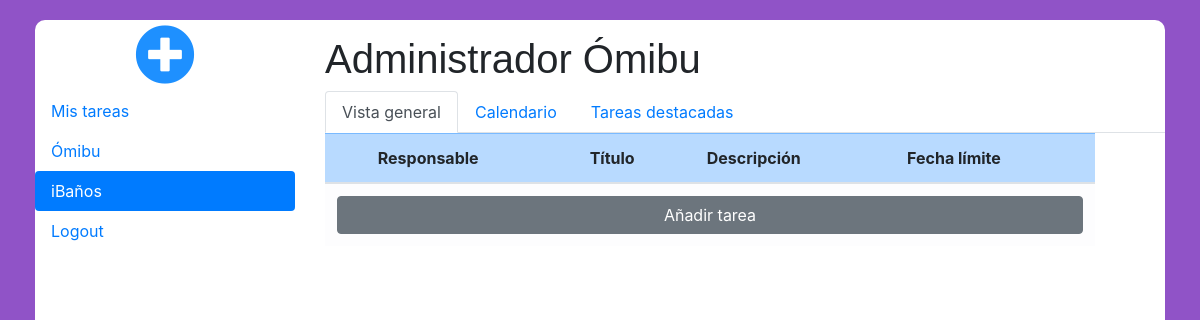
Screenshot of /index.php?client=2 (signed in) with the database file from the repository.
### tables this page shows
CREATE TABLE `worker` (
  `worker_ID` bigint(20) UNSIGNED NOT NULL,
  `name` varchar(50) NOT NULL,
  `surname` varchar(70) NOT NULL,
  `address` varchar(200) NOT NULL,
  `position` varchar(80) NOT NULL,
  `email` varchar(100) NOT NULL,
  `password` varchar(20) NOT NULL,
  `phone` int(9) NOT NULL
);

CREATE TABLE `client` (
  `client_ID` bigint(20) UNSIGNED NOT NULL,
  `name` varchar(50) NOT NULL
);

### index.php (the view, shortened to what this page needs)
<!DOCTYPE HTML>
<html lang="es">
	<head>
		<link rel="stylesheet" type="text/css" href="css/main.css">
		<link rel="stylesheet" href="https://stackpath.bootstrapcdn.com/bootstrap/4.3.1/css/bootstrap.min.css">
		<link rel="stylesheet" href="https://use.fontawesome.com/releases/v5.8.1/css/all.css">
	    <link rel="stylesheet" href="https://cdnjs.cloudflare.com/ajax/libs/font-awesome/4.7.0/css/font-awesome.min.css">
	</head>
	<body>
			<?php
                $db = connectDb();
            ?>
			<?php
				$workerData = mysqli_fetch_array(mysqli_query($db, "SELECT * FROM worker WHERE email = '$_SESSION[email]'"));
			?>
		<div class="container-fluid">
			<div class="mainBox">
				<div class="row">
						<div class="col-3 addClientBox">
							<a href="#"><i class="fas fa-plus-circle addClientBtn"></i></a>
						</div>
						<div class="col-9 welcomeMessage">
							<?php
								if(isset($_GET['client'])){
									$welcomeMessage = $workerData['name']." ".$workerData['surname'];
								}else{
									$welcomeMessage = "Bienvenido, ".$workerData['name']." ".$workerData['surname'];
								}
								echo "<h1>".$welcomeMessage."</h1>";
							?>
						</div>
				</div>
				<div class="row">
					<div class="col-3">
							<div class="nav flex-column nav-pills" id="v-pills-tab" role="tablist" aria-orientation="vertical">
								<a class="nav-link" href="myTasks/">Mis tareas</a>
								<?php
									$clientsQuery = mysqli_query($db, "SELECT * FROM client");
									if($row = mysqli_fetch_array($clientsQuery)){
										do{
											if(isset($_GET['client'])){
												if($_GET['client'] == $row['client_ID']){
													echo "<a class='nav-link active' href='index.php?client='$row[client_ID]'>".$row['name']."</a>";
												}else{
													echo "<a class='nav-link' href='index.php?client=$row[client_ID]'>".$row['name']."</a>";
												}
											}else{
												echo "<a class='nav-link' href='index.php?client=$row[client_ID]'>".$row['name']."</a>";
											}
										}while($row = mysqli_fetch_array($clientsQuery));
									}
								?>
								<a class="nav-link" href="login/logout.php">Logout</a>
							</div>
					</div>
						<div class="col-9">
							<?php
								if(isset($_GET['client'])){
									$actualID = $_GET['client'];
							?>
									<div class="tab-content" id="v-pills-tabContent">
										<div class="tab-pane fade show active" id="v-pills-home" role="tabpanel" aria-labelledby="v-pills-home-tab">
											<nav>
												<div class="nav nav-tabs" id="nav-tab" role="tablist">
													<a class="nav-item nav-link active" id="genericView" data-toggle="tab" href="#nav-first" role="tab" aria-controls="genericView" aria-selected="true">Vista general</a>
													<a class="nav-item nav-link" id="highPriority" data-toggle="tab" href="#nav-home" role="tab" aria-controls="nav-home" aria-selected="false">Calendario</a>
													<a class="nav-item nav-link" id="mediumPriority" data-toggle="tab" href="#nav-contact2" role="tab" aria-controls="nav-contact2" aria-selected="false">Tareas destacadas</a>
												</div>
											</nav>
											<div class="tab-content" id="nav-tabContent">
													<div class="tab-pane fade show active" id="nav-first" role="tabpanel" aria-labelledby="genericView">
														<table class="table col-11 table-responsive-md">
															<thead>
																<tr class="table-primary">
																	<th scope="col"></th>
																	<th scope="col">Responsable</th>
																	<th scope="col">Título</th>
																	<th scope="col">Descripción</th>
																	<th scope="col">Fecha límite</th>
																</tr>
															</thead>
															<tfoot>
																<tr class="table-light">
																	<td colspan="6"><a href="tasks/addTask.php?client=<?php echo $actualID ?>"><button type="button" class="btn btn-secondary" style="width: 100%">Añadir tarea</button></a></td>
																</tr>
															</tfoot>
														</table>
													</div>
											</div>
										</div>
									</div>
							<?php
								}else{
									echo "
										<div class='tab-content' id='v-pills-tabContent'>
											<h5>Seleccione un cliente para comenzar</h5>
										</div>
									";
								}
							?>
						</div>
				</div>
			</div>
		</div>
	</body>
</html>

### css/main.css (style rules this page uses)
h1 { font-family: arial, sans-serif; font-size: 16px; font-weight: bold; padding-top: 15px; margin-bottom: 1px; }
body { background-color: #9053c7 !important; }
.mainBox { margin: 20px !important; background: white !important; height:95vh; border-radius: 10px; }
.addClientBtn { font-size: 60px; color: dodgerblue; padding-top: 5px; }
.addClientBox { text-align: center; }
body { font-family: Poppins-Regular, sans-serif; }

### rows the page displays
worker: welcomeMessage "Administrador Ómibu"
client: name "Ómibu"
client: name "iBaños"
